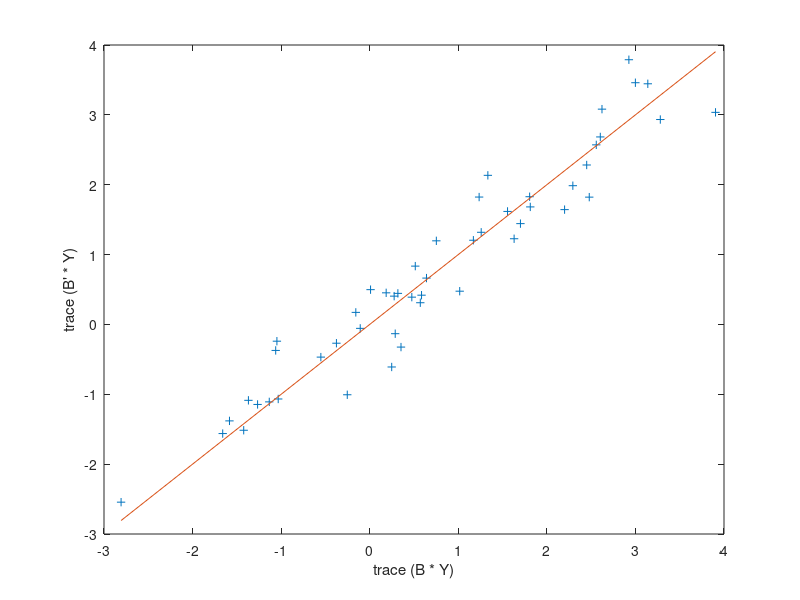

The MATLAB script that drew this image:
#!/usr/bin/octave


A = rand(10,10);
%A = A>0.5;
O = 2*eye(size(A,1)); O(1) = 1; O(end) = 1;
Op = O^0.5;
Om = O^-0.5;


for i=1:size(A,1)
	for j=i:size(A,2)
		A(j,i) = A(i,j);
	end
end

org = Op * A * Om;
sym = Op * A * Om;

for i=1:size(A,1)
	for j=i:size(A,2)
		sym(j,i) = sym(i,j);
	end
end

orgval = [];
symval = [];

fact = 1;
while(length(orgval)< 50)
	R = fact*rand(size(A,1), size(A,2))-(fact/2);
	isposdef = true;
	for i=1:length(R)
		if ( det( R(1:i, 1:i) ) <= 0 )
			isposdef = false;
			break;
		end
	end
	if (isposdef)
		printf('.');fflush(stdout);
		orgval = [ orgval trace(org * R) ];
		symval = [ symval trace(sym * R) ];
	end
end

hold off;
plot(orgval,symval,'+');
hold on;
plot([min([orgval symval]) max([orgval symval])], [min([symval orgval]), max([symval orgval])])
xlabel('trace (B * Y)')
ylabel('trace (B'' * Y)')
